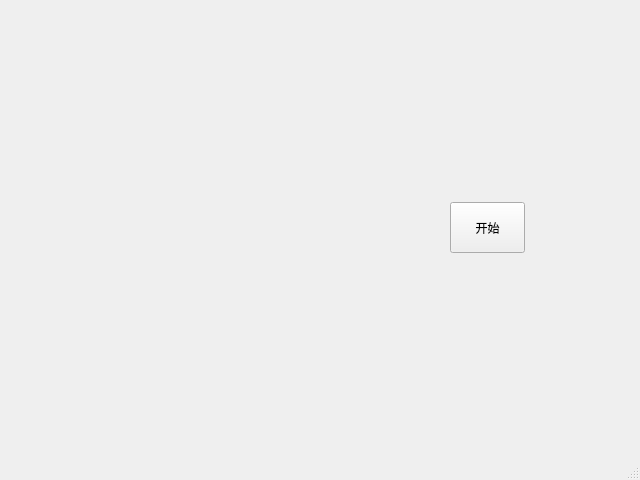
<?xml version="1.0" encoding="UTF-8"?>
<ui version="4.0">
 <class>MainWindow</class>
 <widget class="QMainWindow" name="MainWindow">
  <property name="geometry">
   <rect>
    <x>0</x>
    <y>0</y>
    <width>640</width>
    <height>480</height>
   </rect>
  </property>
  <property name="windowTitle">
   <string>MainWindow</string>
  </property>
  <widget class="QWidget" name="centralwidget">
   <widget class="QPushButton" name="pushButton">
    <property name="geometry">
     <rect>
      <x>450</x>
      <y>202</y>
      <width>75</width>
      <height>51</height>
     </rect>
    </property>
    <property name="text">
     <string>开始</string>
    </property>
   </widget>
  </widget>
  <widget class="QMenuBar" name="menubar">
   <property name="geometry">
    <rect>
     <x>0</x>
     <y>0</y>
     <width>640</width>
     <height>23</height>
    </rect>
   </property>
  </widget>
  <widget class="QStatusBar" name="statusbar"/>
 </widget>
 <resources/>
 <connections/>
</ui>
